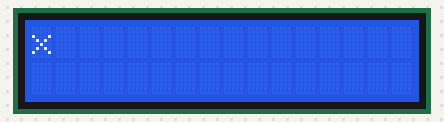
This sketch was run on a simulated Arduino Uno, built with avr-gcc and run on an emulated ATmega328P. Shown: 16×2 character LCD.

Above: at 0.11 s.
At 0.61 s:
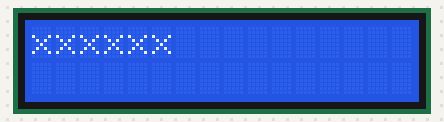
At 1.01 s:
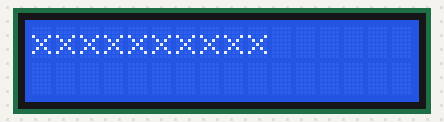
At 1.91 s:
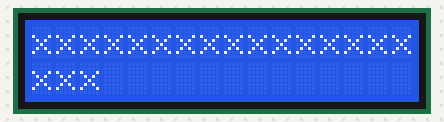
At 2.82 s:
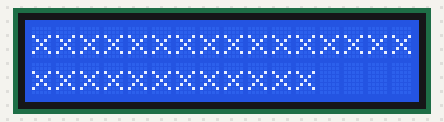
At 3.72 s:
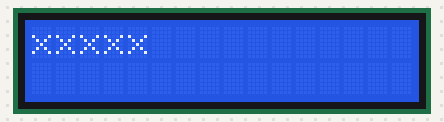

Measured:
- by itself, everything shown: repeats every 3.2 s, in 32 steps

The sketch:

053-1-LCD-scrolla.ino
```cpp
//scrive su due righe

#include <LiquidCrystal.h>

//init dell'lcd - setup pin
const int rs = 12, en = 11, d4 = 5, d5 = 4, d6 = 3, d7 = 2;
LiquidCrystal lcd(rs, en, d4, d5, d6, d7);

void setup() {
  //inizializzazione diensioni
  lcd.begin(16, 2);
  //pulisco lo schermo
  lcd.clear();
}

void loop() {
  for (int r = 0; r < 2; r++) {
    for (int c = 0; c < 16; c++) {
      lcd.setCursor(c, r);
      lcd.print("x");
      delay(100);
    }
  }
  lcd.clear();
}
```
